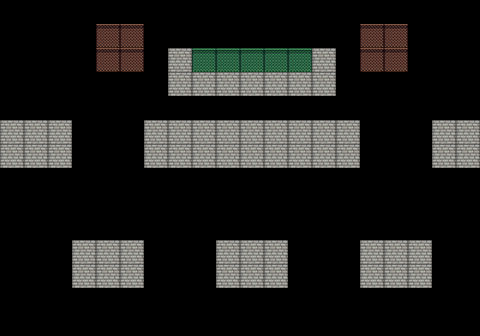

This is a level from a 2D game, rendered from its Tiled map with the project's own tilesets. A one-line summary and the map file follow, with tile-layer data summarised:
An orthogonal 20x14 tile map with 24x24 px tiles, 2 tile layers (block, obje), 2 tilesets.

<map version="1.0" orientation="orthogonal" renderorder="right-down" width="20" height="14" tilewidth="24" tileheight="24" nextobjectid="1">
 <tileset firstgid="1" name="map" tilewidth="24" tileheight="24" tilecount="3" columns="3">
  <image source="map.png" width="72" height="24" />
  <tile id="0">
   <properties>
    <property name="blo" type="int" value="1" />
   </properties>
  </tile>
  <tile id="1">
   <properties>
    <property name="blo" type="int" value="2" />
   </properties>
  </tile>
  <tile id="2">
   <properties>
    <property name="blo" type="int" value="3" />
   </properties>
  </tile>
 </tileset>
 <tileset firstgid="4" name="map2" tilewidth="24" tileheight="24" tilecount="2" columns="2">
  <image source="map2.png" width="48" height="24" />
  <tile id="0">
   <properties>
    <property name="blo" type="int" value="2" />
   </properties>
  </tile>
  <tile id="1">
   <properties>
    <property name="blo" type="int" value="4" />
   </properties>
  </tile>
 </tileset>
 <layer name="block" width="20" height="14">
  <data>[280 cells, 55 non-empty, 1 distinct tile ids]</data>
 </layer>
 <layer name="obje" width="20" height="14">
  <data>[280 cells, 13 non-empty, 2 distinct tile ids]</data>
 </layer>
</map>
